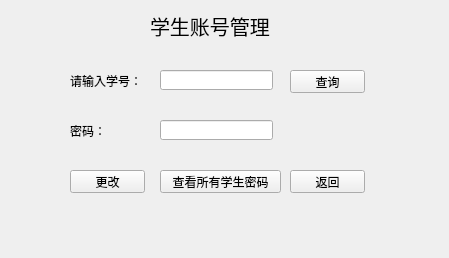
<?xml version="1.0" encoding="UTF-8"?>
<ui version="4.0">
 <class>user_stupass</class>
 <widget class="QWidget" name="user_stupass">
  <property name="geometry">
   <rect>
    <x>0</x>
    <y>0</y>
    <width>449</width>
    <height>258</height>
   </rect>
  </property>
  <property name="windowTitle">
   <string>Form</string>
  </property>
  <widget class="QLabel" name="label">
   <property name="geometry">
    <rect>
     <x>150</x>
     <y>10</y>
     <width>121</width>
     <height>31</height>
    </rect>
   </property>
   <property name="font">
    <font>
     <pointsize>15</pointsize>
    </font>
   </property>
   <property name="text">
    <string>学生账号管理</string>
   </property>
  </widget>
  <widget class="QLabel" name="label_2">
   <property name="geometry">
    <rect>
     <x>70</x>
     <y>70</y>
     <width>81</width>
     <height>21</height>
    </rect>
   </property>
   <property name="text">
    <string>请输入学号：</string>
   </property>
  </widget>
  <widget class="QLineEdit" name="sno_lineEdit">
   <property name="geometry">
    <rect>
     <x>160</x>
     <y>70</y>
     <width>113</width>
     <height>20</height>
    </rect>
   </property>
  </widget>
  <widget class="QPushButton" name="searchButton">
   <property name="geometry">
    <rect>
     <x>290</x>
     <y>70</y>
     <width>75</width>
     <height>23</height>
    </rect>
   </property>
   <property name="text">
    <string>查询</string>
   </property>
  </widget>
  <widget class="QLabel" name="label_3">
   <property name="geometry">
    <rect>
     <x>70</x>
     <y>120</y>
     <width>54</width>
     <height>21</height>
    </rect>
   </property>
   <property name="text">
    <string>密码：</string>
   </property>
  </widget>
  <widget class="QLineEdit" name="password_lineEdit">
   <property name="geometry">
    <rect>
     <x>160</x>
     <y>120</y>
     <width>113</width>
     <height>20</height>
    </rect>
   </property>
  </widget>
  <widget class="QPushButton" name="updateButton">
   <property name="geometry">
    <rect>
     <x>70</x>
     <y>170</y>
     <width>75</width>
     <height>23</height>
    </rect>
   </property>
   <property name="text">
    <string>更改</string>
   </property>
  </widget>
  <widget class="QPushButton" name="backButton">
   <property name="geometry">
    <rect>
     <x>290</x>
     <y>170</y>
     <width>75</width>
     <height>23</height>
    </rect>
   </property>
   <property name="text">
    <string>返回</string>
   </property>
  </widget>
  <widget class="QPushButton" name="allpasswordButton">
   <property name="geometry">
    <rect>
     <x>160</x>
     <y>170</y>
     <width>121</width>
     <height>23</height>
    </rect>
   </property>
   <property name="text">
    <string>查看所有学生密码</string>
   </property>
  </widget>
 </widget>
 <resources/>
 <connections/>
</ui>
